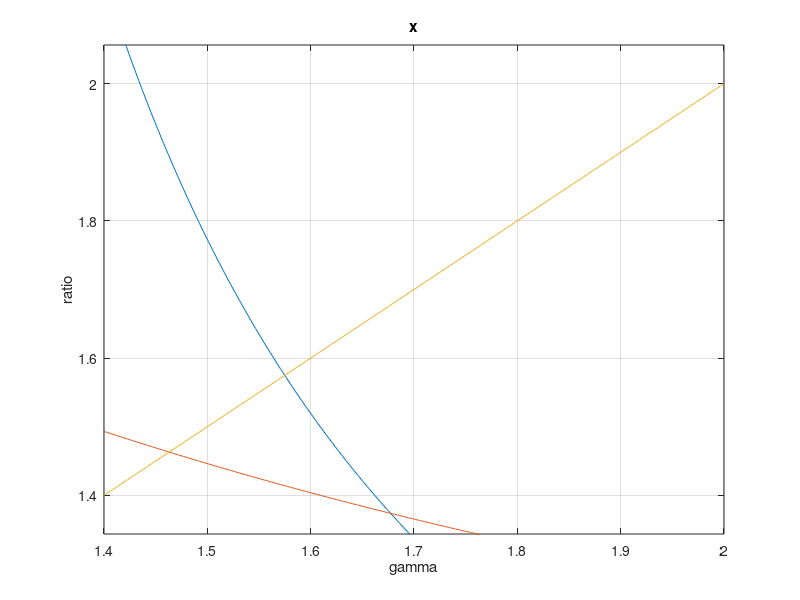

The MATLAB source for this figure: (Note: this script raises an error after producing the figure.)
% Byrka 2010, shows 1.575 ratio by LP-rounding
% ratio is max{r, 1+2*exp(-r), (exp(-1)+exp(-r))/(1-1/r)
% for 1<=r<=2
% 11/17/2011
clear
ezplot('(exp(-1)+exp(-x))/(1-1/x)',[1.4,2])
hold on
ezplot('1+2*exp(-x)',[1.4,2])
ezplot('x',[1.4,2])
xlabel('gamma')
ylabel('ratio')
grid on
% output the r=1.574906375697598
format long
fzero('(exp(-1)+exp(-x))/(1-1/x)-x',1.5)